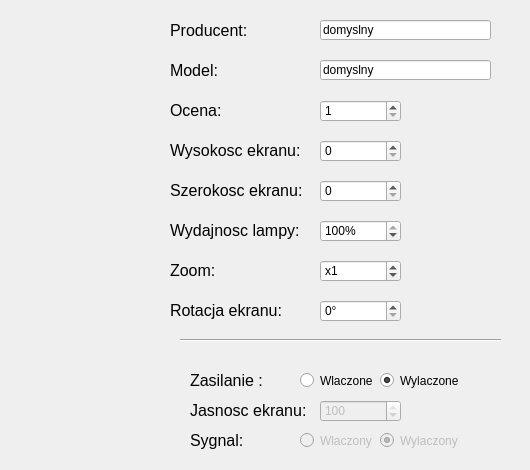
   <widget class="QWidget" name="tab_projector">
    <attribute name="title">
     <string>Projektor</string>
    </attribute>
    <widget class="QFrame" name="frame_projector">
     <property name="enabled">
      <bool>true</bool>
     </property>
     <property name="geometry">
      <rect>
       <x>160</x>
       <y>0</y>
       <width>361</width>
       <height>461</height>
      </rect>
     </property>
     <property name="frameShape">
      <enum>QFrame::NoFrame</enum>
     </property>
     <widget class="QLineEdit" name="lineEdit_model_projector">
      <property name="enabled">
       <bool>true</bool>
      </property>
      <property name="geometry">
       <rect>
        <x>160</x>
        <y>60</y>
        <width>171</width>
        <height>20</height>
       </rect>
      </property>
      <property name="text">
       <string>domyslny</string>
      </property>
     </widget>
     <widget class="QLineEdit" name="lineEdit_producer_projector">
      <property name="enabled">
       <bool>true</bool>
      </property>
      <property name="geometry">
       <rect>
        <x>160</x>
        <y>20</y>
        <width>171</width>
        <height>20</height>
       </rect>
      </property>
      <property name="text">
       <string>domyslny</string>
      </property>
     </widget>
     <widget class="QLabel" name="label_25">
      <property name="enabled">
       <bool>true</bool>
      </property>
      <property name="geometry">
       <rect>
        <x>30</x>
        <y>370</y>
        <width>131</width>
        <height>21</height>
       </rect>
      </property>
      <property name="font">
       <font>
        <pointsize>12</pointsize>
       </font>
      </property>
      <property name="text">
       <string>Zasilanie :</string>
      </property>
     </widget>
     <widget class="QLabel" name="label_26">
      <property name="enabled">
       <bool>true</bool>
      </property>
      <property name="geometry">
       <rect>
        <x>10</x>
        <y>60</y>
        <width>121</width>
        <height>21</height>
       </rect>
      </property>
      <property name="font">
       <font>
        <pointsize>12</pointsize>
       </font>
      </property>
      <property name="text">
       <string>Model:</string>
      </property>
     </widget>
     <widget class="QLabel" name="label_28">
      <property name="enabled">
       <bool>true</bool>
      </property>
      <property name="geometry">
       <rect>
        <x>30</x>
        <y>430</y>
        <width>131</width>
        <height>21</height>
       </rect>
      </property>
      <property name="font">
       <font>
        <pointsize>12</pointsize>
       </font>
      </property>
      <property name="text">
       <string>Sygnal:</string>
      </property>
     </widget>
     <widget class="Line" name="line_6">
      <property name="enabled">
       <bool>true</bool>
      </property>
      <property name="geometry">
       <rect>
        <x>20</x>
        <y>330</y>
        <width>321</width>
        <height>20</height>
       </rect>
      </property>
      <property name="orientation">
       <enum>Qt::Horizontal</enum>
      </property>
     </widget>
     <widget class="QLabel" name="label_29">
      <property name="enabled">
       <bool>true</bool>
      </property>
      <property name="geometry">
       <rect>
        <x>10</x>
        <y>100</y>
        <width>121</width>
        <height>21</height>
       </rect>
      </property>
      <property name="font">
       <font>
        <pointsize>12</pointsize>
       </font>
      </property>
      <property name="text">
       <string>Ocena:</string>
      </property>
     </widget>
     <widget class="QFrame" name="frame_signal_projector">
      <property name="enabled">
       <bool>true</bool>
      </property>
      <property name="geometry">
       <rect>
        <x>130</x>
        <y>430</y>
        <width>211</width>
        <height>21</height>
       </rect>
      </property>
      <widget class="QRadioButton" name="radioButton_signalOff_projector">
       <property name="enabled">
        <bool>false</bool>
       </property>
       <property name="geometry">
        <rect>
         <x>90</x>
         <y>0</y>
         <width>82</width>
         <height>21</height>
        </rect>
       </property>
       <property name="text">
        <string>Wylaczony</string>
       </property>
       <property name="checked">
        <bool>true</bool>
       </property>
      </widget>
      <widget class="QRadioButton" name="radioButton_signalOn_projector">
       <property name="enabled">
        <bool>false</bool>
       </property>
       <property name="geometry">
        <rect>
         <x>10</x>
         <y>0</y>
         <width>82</width>
         <height>21</height>
        </rect>
       </property>
       <property name="text">
        <string>Wlaczony</string>
       </property>
      </widget>
     </widget>
     <widget class="QFrame" name="frame_power_projector">
      <property name="enabled">
       <bool>true</bool>
      </property>
      <property name="geometry">
       <rect>
        <x>130</x>
        <y>370</y>
        <width>211</width>
        <height>21</height>
       </rect>
      </property>
      <widget class="QRadioButton" name="radioButton_pwrOn_projector">
       <property name="enabled">
        <bool>true</bool>
       </property>
       <property name="geometry">
        <rect>
         <x>10</x>
         <y>0</y>
         <width>82</width>
         <height>21</height>
        </rect>
       </property>
       <property name="text">
        <string>Wlaczone</string>
       </property>
      </widget>
      <widget class="QRadioButton" name="radioButton_pwrOff_projector">
       <property name="enabled">
        <bool>true</bool>
       </property>
       <property name="geometry">
        <rect>
         <x>90</x>
         <y>0</y>
         <width>82</width>
         <height>21</height>
        </rect>
       </property>
       <property name="text">
        <string>Wylaczone</string>
       </property>
       <property name="checked">
        <bool>true</bool>
       </property>
      </widget>
     </widget>
     <widget class="QLabel" name="label_30">
      <property name="enabled">
       <bool>true</bool>
      </property>
      <property name="geometry">
       <rect>
        <x>30</x>
        <y>400</y>
        <width>131</width>
        <height>21</height>
       </rect>
      </property>
      <property name="font">
       <font>
        <pointsize>12</pointsize>
       </font>
      </property>
      <property name="text">
       <string>Jasnosc ekranu:</string>
      </property>
     </widget>
     <widget class="QSpinBox" name="spinBox_brightness_projector">
      <property name="enabled">
       <bool>false</bool>
      </property>
      <property name="geometry">
       <rect>
        <x>160</x>
        <y>400</y>
        <width>81</width>
        <height>22</height>
       </rect>
      </property>
      <property name="minimum">
       <number>1</number>
      </property>
      <property name="maximum">
       <number>100</number>
      </property>
      <property name="singleStep">
       <number>1</number>
      </property>
      <property name="value">
       <number>100</number>
      </property>
     </widget>
     <widget class="QSpinBox" name="spinBox_rating_projector">
      <property name="enabled">
       <bool>true</bool>
      </property>
      <property name="geometry">
       <rect>
        <x>160</x>
        <y>100</y>
        <width>81</width>
        <height>22</height>
       </rect>
      </property>
      <property name="minimum">
       <number>1</number>
      </property>
      <property name="maximum">
       <number>10</number>
      </property>
     </widget>
     <widget class="QLabel" name="label_31">
      <property name="enabled">
       <bool>true</bool>
      </property>
      <property name="geometry">
       <rect>
        <x>10</x>
        <y>20</y>
        <width>121</width>
        <height>21</height>
       </rect>
      </property>
      <property name="font">
       <font>
        <pointsize>12</pointsize>
       </font>
      </property>
      <property name="text">
       <string>Producent:</string>
      </property>
     </widget>
     <widget class="QSpinBox" name="spinBox_width_projector">
      <property name="enabled">
       <bool>true</bool>
      </property>
      <property name="geometry">
       <rect>
        <x>160</x>
        <y>180</y>
        <width>81</width>
        <height>22</height>
       </rect>
      </property>
      <property name="minimum">
       <number>0</number>
      </property>
      <property name="maximum">
       <number>8000</number>
      </property>
      <property name="singleStep">
       <number>100</number>
      </property>
      <property name="value">
       <number>0</number>
      </property>
     </widget>
     <widget class="QLabel" name="label_32">
      <property name="enabled">
       <bool>true</bool>
      </property>
      <property name="geometry">
       <rect>
        <x>10</x>
        <y>180</y>
        <width>131</width>
        <height>21</height>
       </rect>
      </property>
      <property name="font">
       <font>
        <pointsize>12</pointsize>
       </font>
      </property>
      <property name="text">
       <string>Szerokosc ekranu:</string>
      </property>
     </widget>
     <widget class="QLabel" name="label_34">
      <property name="enabled">
       <bool>true</bool>
      </property>
      <property name="geometry">
       <rect>
        <x>10</x>
        <y>140</y>
        <width>141</width>
        <height>21</height>
       </rect>
      </property>
      <property name="font">
       <font>
        <pointsize>12</pointsize>
       </font>
      </property>
      <property name="text">
       <string>Wysokosc ekranu:</string>
      </property>
     </widget>
     <widget class="QSpinBox" name="spinBox_height_projector">
      <property name="enabled">
       <bool>true</bool>
      </property>
      <property name="geometry">
       <rect>
        <x>160</x>
        <y>140</y>
        <width>81</width>
        <height>22</height>
       </rect>
      </property>
      <property name="minimum">
       <number>0</number>
      </property>
      <property name="maximum">
       <number>8000</number>
      </property>
      <property name="singleStep">
       <number>100</number>
      </property>
      <property name="value">
       <number>0</number>
      </property>
     </widget>
     <widget class="QLabel" name="label_43">
      <property name="enabled">
       <bool>true</bool>
      </property>
      <property name="geometry">
       <rect>
        <x>10</x>
        <y>220</y>
        <width>141</width>
        <height>21</height>
       </rect>
      </property>
      <property name="font">
       <font>
        <pointsize>12</pointsize>
       </font>
      </property>
      <property name="text">
       <string>Wydajnosc lampy:</string>
      </property>
     </widget>
     <widget class="QLabel" name="label_44">
      <property name="enabled">
       <bool>true</bool>
      </property>
      <property name="geometry">
       <rect>
        <x>10</x>
        <y>260</y>
        <width>131</width>
        <height>21</height>
       </rect>
      </property>
      <property name="font">
       <font>
        <pointsize>12</pointsize>
       </font>
      </property>
      <property name="text">
       <string>Zoom:</string>
      </property>
     </widget>
     <widget class="QLabel" name="label_45">
      <property name="enabled">
       <bool>true</bool>
      </property>
      <property name="geometry">
       <rect>
        <x>10</x>
        <y>300</y>
        <width>131</width>
        <height>21</height>
       </rect>
      </property>
      <property name="font">
       <font>
        <pointsize>12</pointsize>
       </font>
      </property>
      <property name="text">
       <string>Rotacja ekranu:</string>
      </property>
     </widget>
     <widget class="QSpinBox" name="spinBox_lampefficency">
      <property name="enabled">
       <bool>true</bool>
      </property>
      <property name="geometry">
       <rect>
        <x>160</x>
        <y>220</y>
        <width>81</width>
        <height>22</height>
       </rect>
      </property>
      <property name="suffix">
       <string>%</string>
      </property>
      <property name="minimum">
       <number>0</number>
      </property>
      <property name="maximum">
       <number>100</number>
      </property>
      <property name="singleStep">
       <number>1</number>
      </property>
      <property name="value">
       <number>100</number>
      </property>
     </widget>
     <widget class="QSpinBox" name="spinBox_zoom">
      <property name="enabled">
       <bool>true</bool>
      </property>
      <property name="geometry">
       <rect>
        <x>160</x>
        <y>260</y>
        <width>81</width>
        <height>22</height>
       </rect>
      </property>
      <property name="prefix">
       <string>x</string>
      </property>
      <property name="minimum">
       <number>0</number>
      </property>
      <property name="maximum">
       <number>100</number>
      </property>
      <property name="singleStep">
       <number>1</number>
      </property>
      <property name="value">
       <number>1</number>
      </property>
     </widget>
     <widget class="QSpinBox" name="spinBox_rotation">
      <property name="enabled">
       <bool>true</bool>
      </property>
      <property name="geometry">
       <rect>
        <x>160</x>
        <y>300</y>
        <width>81</width>
        <height>22</height>
       </rect>
      </property>
      <property name="suffix">
       <string>°</string>
      </property>
      <property name="minimum">
       <number>0</number>
      </property>
      <property name="maximum">
       <number>360</number>
      </property>
      <property name="singleStep">
       <number>1</number>
      </property>
      <property name="value">
       <number>0</number>
      </property>
     </widget>
    </widget>
   </widget>
